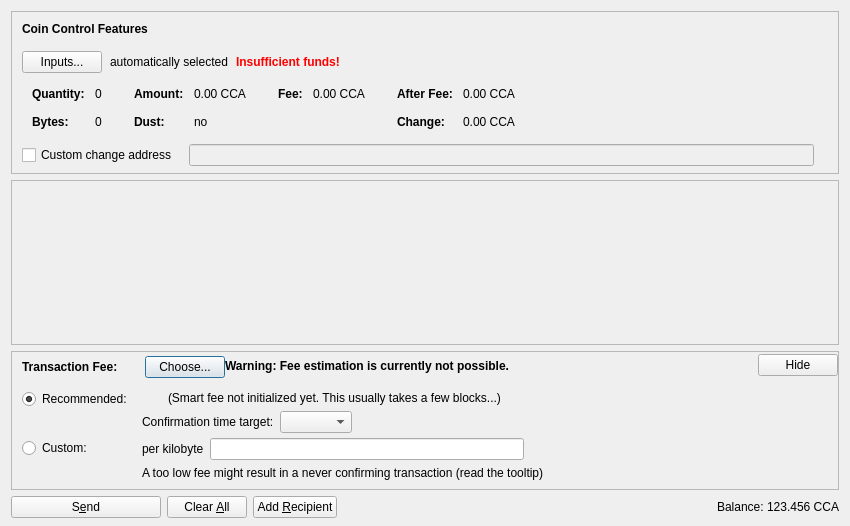
<?xml version="1.0" encoding="UTF-8"?>
<ui version="4.0">
 <class>SendCoinsDialog</class>
 <widget class="QDialog" name="SendCoinsDialog">
  <property name="geometry">
   <rect>
    <x>0</x>
    <y>0</y>
    <width>850</width>
    <height>526</height>
   </rect>
  </property>
  <property name="windowTitle">
   <string>Send Coins</string>
  </property>
  <layout class="QVBoxLayout" name="verticalLayout" stretch="0,1,0,0">
   <property name="bottomMargin">
    <number>8</number>
   </property>
   <item>
    <widget class="QFrame" name="frameCoinControl">
     <property name="sizePolicy">
      <sizepolicy hsizetype="Expanding" vsizetype="Expanding">
       <horstretch>0</horstretch>
       <verstretch>0</verstretch>
      </sizepolicy>
     </property>
     <property name="maximumSize">
      <size>
       <width>16777215</width>
       <height>16777215</height>
      </size>
     </property>
     <property name="frameShape">
      <enum>QFrame::StyledPanel</enum>
     </property>
     <property name="frameShadow">
      <enum>QFrame::Sunken</enum>
     </property>
     <layout class="QVBoxLayout" name="verticalLayoutCoinControl2">
      <property name="spacing">
       <number>0</number>
      </property>
      <property name="leftMargin">
       <number>0</number>
      </property>
      <property name="topMargin">
       <number>0</number>
      </property>
      <property name="rightMargin">
       <number>0</number>
      </property>
      <property name="bottomMargin">
       <number>6</number>
      </property>
      <item>
       <layout class="QVBoxLayout" name="verticalLayoutCoinControl" stretch="0,0,0,0,1">
        <property name="spacing">
         <number>0</number>
        </property>
        <property name="leftMargin">
         <number>10</number>
        </property>
        <property name="topMargin">
         <number>10</number>
        </property>
        <item>
         <layout class="QHBoxLayout" name="horizontalLayoutCoinControl1">
          <property name="bottomMargin">
           <number>15</number>
          </property>
          <item>
           <widget class="QLabel" name="labelCoinControlFeatures">
            <property name="sizePolicy">
             <sizepolicy hsizetype="Preferred" vsizetype="Maximum">
              <horstretch>0</horstretch>
              <verstretch>0</verstretch>
             </sizepolicy>
            </property>
            <property name="font">
             <font>
              <weight>75</weight>
              <bold>true</bold>
             </font>
            </property>
            <property name="styleSheet">
             <string notr="true">font-weight:bold;</string>
            </property>
            <property name="text">
             <string>Coin Control Features</string>
            </property>
           </widget>
          </item>
         </layout>
        </item>
        <item>
         <layout class="QHBoxLayout" name="horizontalLayoutCoinControl2" stretch="0,0,0,0">
          <property name="spacing">
           <number>8</number>
          </property>
          <property name="bottomMargin">
           <number>10</number>
          </property>
          <item>
           <widget class="QPushButton" name="pushButtonCoinControl">
            <property name="styleSheet">
             <string notr="true"/>
            </property>
            <property name="text">
             <string>Inputs...</string>
            </property>
            <property name="autoDefault">
             <bool>false</bool>
            </property>
           </widget>
          </item>
          <item>
           <widget class="QLabel" name="labelCoinControlAutomaticallySelected">
            <property name="text">
             <string>automatically selected</string>
            </property>
            <property name="margin">
             <number>5</number>
            </property>
           </widget>
          </item>
          <item>
           <widget class="QLabel" name="labelCoinControlInsuffFunds">
            <property name="font">
             <font>
              <weight>75</weight>
              <bold>true</bold>
             </font>
            </property>
            <property name="styleSheet">
             <string notr="true">color:red;font-weight:bold;</string>
            </property>
            <property name="text">
             <string>Insufficient funds!</string>
            </property>
            <property name="margin">
             <number>5</number>
            </property>
           </widget>
          </item>
          <item>
           <spacer name="horizontalSpacerCoinControl">
            <property name="orientation">
             <enum>Qt::Horizontal</enum>
            </property>
            <property name="sizeHint" stdset="0">
             <size>
              <width>40</width>
              <height>1</height>
             </size>
            </property>
           </spacer>
          </item>
         </layout>
        </item>
        <item>
         <widget class="QWidget" name="widgetCoinControl" native="true">
          <property name="sizePolicy">
           <sizepolicy hsizetype="Preferred" vsizetype="Preferred">
            <horstretch>0</horstretch>
            <verstretch>0</verstretch>
           </sizepolicy>
          </property>
          <property name="minimumSize">
           <size>
            <width>0</width>
            <height>0</height>
           </size>
          </property>
          <property name="styleSheet">
           <string notr="true"/>
          </property>
          <layout class="QHBoxLayout" name="horizontalLayoutCoinControl5">
           <property name="leftMargin">
            <number>0</number>
           </property>
           <property name="topMargin">
            <number>0</number>
           </property>
           <property name="rightMargin">
            <number>0</number>
           </property>
           <property name="bottomMargin">
            <number>0</number>
           </property>
           <item>
            <layout class="QHBoxLayout" name="horizontalLayoutCoinControl3" stretch="0,0,0,1">
             <property name="spacing">
              <number>20</number>
             </property>
             <property name="topMargin">
              <number>0</number>
             </property>
             <property name="bottomMargin">
              <number>10</number>
             </property>
             <item>
              <layout class="QFormLayout" name="formLayoutCoinControl1">
               <property name="horizontalSpacing">
                <number>10</number>
               </property>
               <property name="verticalSpacing">
                <number>14</number>
               </property>
               <property name="leftMargin">
                <number>10</number>
               </property>
               <property name="topMargin">
                <number>4</number>
               </property>
               <property name="rightMargin">
                <number>6</number>
               </property>
               <item row="0" column="0">
                <widget class="QLabel" name="labelCoinControlQuantityText">
                 <property name="font">
                  <font>
                   <weight>75</weight>
                   <bold>true</bold>
                  </font>
                 </property>
                 <property name="text">
                  <string>Quantity:</string>
                 </property>
                 <property name="margin">
                  <number>0</number>
                 </property>
                </widget>
               </item>
               <item row="0" column="1">
                <widget class="QLabel" name="labelCoinControlQuantity">
                 <property name="cursor">
                  <cursorShape>IBeamCursor</cursorShape>
                 </property>
                 <property name="contextMenuPolicy">
                  <enum>Qt::ActionsContextMenu</enum>
                 </property>
                 <property name="text">
                  <string notr="true">0</string>
                 </property>
                 <property name="margin">
                  <number>0</number>
                 </property>
                 <property name="textInteractionFlags">
                  <set>Qt::LinksAccessibleByMouse|Qt::TextSelectableByKeyboard|Qt::TextSelectableByMouse</set>
                 </property>
                </widget>
               </item>
               <item row="1" column="0">
                <widget class="QLabel" name="labelCoinControlBytesText">
                 <property name="font">
                  <font>
                   <weight>75</weight>
                   <bold>true</bold>
                  </font>
                 </property>
                 <property name="text">
                  <string>Bytes:</string>
                 </property>
                </widget>
               </item>
               <item row="1" column="1">
                <widget class="QLabel" name="labelCoinControlBytes">
                 <property name="cursor">
                  <cursorShape>IBeamCursor</cursorShape>
                 </property>
                 <property name="contextMenuPolicy">
                  <enum>Qt::ActionsContextMenu</enum>
                 </property>
                 <property name="text">
                  <string notr="true">0</string>
                 </property>
                 <property name="textInteractionFlags">
                  <set>Qt::LinksAccessibleByMouse|Qt::TextSelectableByKeyboard|Qt::TextSelectableByMouse</set>
                 </property>
                </widget>
               </item>
              </layout>
             </item>
             <item>
              <layout class="QFormLayout" name="formLayoutCoinControl2">
               <property name="horizontalSpacing">
                <number>10</number>
               </property>
               <property name="verticalSpacing">
                <number>14</number>
               </property>
               <property name="leftMargin">
                <number>6</number>
               </property>
               <property name="topMargin">
                <number>4</number>
               </property>
               <property name="rightMargin">
                <number>6</number>
               </property>
               <item row="0" column="0">
                <widget class="QLabel" name="labelCoinControlAmountText">
                 <property name="font">
                  <font>
                   <weight>75</weight>
                   <bold>true</bold>
                  </font>
                 </property>
                 <property name="text">
                  <string>Amount:</string>
                 </property>
                 <property name="margin">
                  <number>0</number>
                 </property>
                </widget>
               </item>
               <item row="0" column="1">
                <widget class="QLabel" name="labelCoinControlAmount">
                 <property name="cursor">
                  <cursorShape>IBeamCursor</cursorShape>
                 </property>
                 <property name="contextMenuPolicy">
                  <enum>Qt::ActionsContextMenu</enum>
                 </property>
                 <property name="text">
                  <string notr="true">0.00 CCA</string>
                 </property>
                 <property name="textInteractionFlags">
                  <set>Qt::LinksAccessibleByMouse|Qt::TextSelectableByKeyboard|Qt::TextSelectableByMouse</set>
                 </property>
                </widget>
               </item>
               <item row="1" column="0">
                <widget class="QLabel" name="labelCoinControlLowOutputText">
                 <property name="font">
                  <font>
                   <weight>75</weight>
                   <bold>true</bold>
                  </font>
                 </property>
                 <property name="text">
                  <string>Dust:</string>
                 </property>
                </widget>
               </item>
               <item row="1" column="1">
                <widget class="QLabel" name="labelCoinControlLowOutput">
                 <property name="cursor">
                  <cursorShape>IBeamCursor</cursorShape>
                 </property>
                 <property name="contextMenuPolicy">
                  <enum>Qt::ActionsContextMenu</enum>
                 </property>
                 <property name="text">
                  <string notr="true">no</string>
                 </property>
                 <property name="textInteractionFlags">
                  <set>Qt::LinksAccessibleByMouse|Qt::TextSelectableByKeyboard|Qt::TextSelectableByMouse</set>
                 </property>
                </widget>
               </item>
              </layout>
             </item>
             <item>
              <layout class="QFormLayout" name="formLayoutCoinControl3">
               <property name="horizontalSpacing">
                <number>10</number>
               </property>
               <property name="verticalSpacing">
                <number>14</number>
               </property>
               <property name="leftMargin">
                <number>6</number>
               </property>
               <property name="topMargin">
                <number>4</number>
               </property>
               <property name="rightMargin">
                <number>6</number>
               </property>
               <item row="0" column="0">
                <widget class="QLabel" name="labelCoinControlFeeText">
                 <property name="font">
                  <font>
                   <weight>75</weight>
                   <bold>true</bold>
                  </font>
                 </property>
                 <property name="text">
                  <string>Fee:</string>
                 </property>
                 <property name="margin">
                  <number>0</number>
                 </property>
                </widget>
               </item>
               <item row="0" column="1">
                <widget class="QLabel" name="labelCoinControlFee">
                 <property name="cursor">
                  <cursorShape>IBeamCursor</cursorShape>
                 </property>
                 <property name="contextMenuPolicy">
                  <enum>Qt::ActionsContextMenu</enum>
                 </property>
                 <property name="text">
                  <string notr="true">0.00 CCA</string>
                 </property>
                 <property name="textInteractionFlags">
                  <set>Qt::LinksAccessibleByMouse|Qt::TextSelectableByKeyboard|Qt::TextSelectableByMouse</set>
                 </property>
                </widget>
               </item>
              </layout>
             </item>
             <item>
              <layout class="QFormLayout" name="formLayoutCoinControl4">
               <property name="horizontalSpacing">
                <number>10</number>
               </property>
               <property name="verticalSpacing">
                <number>14</number>
               </property>
               <property name="leftMargin">
                <number>6</number>
               </property>
               <property name="topMargin">
                <number>4</number>
               </property>
               <property name="rightMargin">
                <number>6</number>
               </property>
               <item row="0" column="0">
                <widget class="QLabel" name="labelCoinControlAfterFeeText">
                 <property name="font">
                  <font>
                   <weight>75</weight>
                   <bold>true</bold>
                  </font>
                 </property>
                 <property name="text">
                  <string>After Fee:</string>
                 </property>
                 <property name="margin">
                  <number>0</number>
                 </property>
                </widget>
               </item>
               <item row="0" column="1">
                <widget class="QLabel" name="labelCoinControlAfterFee">
                 <property name="cursor">
                  <cursorShape>IBeamCursor</cursorShape>
                 </property>
                 <property name="contextMenuPolicy">
                  <enum>Qt::ActionsContextMenu</enum>
                 </property>
                 <property name="text">
                  <string notr="true">0.00 CCA</string>
                 </property>
                 <property name="textInteractionFlags">
                  <set>Qt::LinksAccessibleByMouse|Qt::TextSelectableByKeyboard|Qt::TextSelectableByMouse</set>
                 </property>
                </widget>
               </item>
               <item row="1" column="0">
                <widget class="QLabel" name="labelCoinControlChangeText">
                 <property name="font">
                  <font>
                   <weight>75</weight>
                   <bold>true</bold>
                  </font>
                 </property>
                 <property name="text">
                  <string>Change:</string>
                 </property>
                </widget>
               </item>
               <item row="1" column="1">
                <widget class="QLabel" name="labelCoinControlChange">
                 <property name="cursor">
                  <cursorShape>IBeamCursor</cursorShape>
                 </property>
                 <property name="contextMenuPolicy">
                  <enum>Qt::ActionsContextMenu</enum>
                 </property>
                 <property name="text">
                  <string notr="true">0.00 CCA</string>
                 </property>
                 <property name="textInteractionFlags">
                  <set>Qt::LinksAccessibleByMouse|Qt::TextSelectableByKeyboard|Qt::TextSelectableByMouse</set>
                 </property>
                </widget>
               </item>
              </layout>
             </item>
            </layout>
           </item>
          </layout>
         </widget>
        </item>
        <item>
         <layout class="QHBoxLayout" name="horizontalLayoutCoinControl4" stretch="0,0,0">
          <property name="spacing">
           <number>12</number>
          </property>
          <property name="sizeConstraint">
           <enum>QLayout::SetDefaultConstraint</enum>
          </property>
          <property name="topMargin">
           <number>5</number>
          </property>
          <property name="rightMargin">
           <number>5</number>
          </property>
          <item>
           <widget class="QCheckBox" name="checkBoxCoinControlChange">
            <property name="toolTip">
             <string>If this is activated, but the change address is empty or invalid, change will be sent to a newly generated address.</string>
            </property>
            <property name="text">
             <string>Custom change address</string>
            </property>
           </widget>
          </item>
          <item>
           <widget class="QValidatedLineEdit" name="lineEditCoinControlChange">
            <property name="enabled">
             <bool>false</bool>
            </property>
            <property name="sizePolicy">
             <sizepolicy hsizetype="Expanding" vsizetype="Fixed">
              <horstretch>0</horstretch>
              <verstretch>0</verstretch>
             </sizepolicy>
            </property>
           </widget>
          </item>
          <item>
           <widget class="QLabel" name="labelCoinControlChangeLabel">
            <property name="sizePolicy">
             <sizepolicy hsizetype="Preferred" vsizetype="Expanding">
              <horstretch>0</horstretch>
              <verstretch>0</verstretch>
             </sizepolicy>
            </property>
            <property name="minimumSize">
             <size>
              <width>0</width>
              <height>0</height>
             </size>
            </property>
            <property name="text">
             <string/>
            </property>
            <property name="margin">
             <number>3</number>
            </property>
           </widget>
          </item>
         </layout>
        </item>
        <item>
         <spacer name="verticalSpacerCoinControl">
          <property name="orientation">
           <enum>Qt::Vertical</enum>
          </property>
          <property name="sizeHint" stdset="0">
           <size>
            <width>800</width>
            <height>1</height>
           </size>
          </property>
         </spacer>
        </item>
       </layout>
      </item>
     </layout>
    </widget>
   </item>
   <item>
    <widget class="QScrollArea" name="scrollArea">
     <property name="widgetResizable">
      <bool>true</bool>
     </property>
     <widget class="QWidget" name="scrollAreaWidgetContents">
      <property name="geometry">
       <rect>
        <x>0</x>
        <y>0</y>
        <width>830</width>
        <height>104</height>
       </rect>
      </property>
      <layout class="QVBoxLayout" name="verticalLayout_2" stretch="0,1">
       <property name="leftMargin">
        <number>0</number>
       </property>
       <property name="topMargin">
        <number>0</number>
       </property>
       <property name="rightMargin">
        <number>0</number>
       </property>
       <property name="bottomMargin">
        <number>0</number>
       </property>
       <item>
        <layout class="QVBoxLayout" name="entries">
         <property name="spacing">
          <number>6</number>
         </property>
        </layout>
       </item>
       <item>
        <spacer name="verticalSpacer">
         <property name="orientation">
          <enum>Qt::Vertical</enum>
         </property>
         <property name="sizeHint" stdset="0">
          <size>
           <width>20</width>
           <height>40</height>
          </size>
         </property>
        </spacer>
       </item>
      </layout>
     </widget>
    </widget>
   </item>
   <item>
    <widget class="QFrame" name="frameFee">
     <property name="sizePolicy">
      <sizepolicy hsizetype="Expanding" vsizetype="Expanding">
       <horstretch>0</horstretch>
       <verstretch>0</verstretch>
      </sizepolicy>
     </property>
     <property name="maximumSize">
      <size>
       <width>16777215</width>
       <height>16777215</height>
      </size>
     </property>
     <property name="frameShape">
      <enum>QFrame::StyledPanel</enum>
     </property>
     <property name="frameShadow">
      <enum>QFrame::Sunken</enum>
     </property>
     <layout class="QVBoxLayout" name="verticalLayoutFee1">
      <property name="spacing">
       <number>0</number>
      </property>
      <property name="leftMargin">
       <number>0</number>
      </property>
      <property name="topMargin">
       <number>0</number>
      </property>
      <property name="rightMargin">
       <number>0</number>
      </property>
      <property name="bottomMargin">
       <number>0</number>
      </property>
      <item>
       <layout class="QVBoxLayout" name="verticalLayoutFee2" stretch="0,0,0">
        <property name="spacing">
         <number>0</number>
        </property>
        <property name="leftMargin">
         <number>10</number>
        </property>
        <property name="topMargin">
         <number>0</number>
        </property>
        <item>
         <layout class="QHBoxLayout" name="horizontalLayoutFee1">
          <property name="bottomMargin">
           <number>0</number>
          </property>
          <item>
           <layout class="QVBoxLayout" name="verticalLayoutFee7">
            <property name="spacing">
             <number>0</number>
            </property>
            <item>
             <spacer name="verticalSpacerSmartFee">
              <property name="orientation">
               <enum>Qt::Vertical</enum>
              </property>
              <property name="sizeType">
               <enum>QSizePolicy::Fixed</enum>
              </property>
              <property name="sizeHint" stdset="0">
               <size>
                <width>1</width>
                <height>4</height>
               </size>
              </property>
             </spacer>
            </item>
            <item>
             <layout class="QHBoxLayout" name="horizontalLayoutSmartFee">
              <property name="spacing">
               <number>10</number>
              </property>
              <item>
               <widget class="QLabel" name="labelFeeHeadline">
                <property name="sizePolicy">
                 <sizepolicy hsizetype="Preferred" vsizetype="Maximum">
                  <horstretch>0</horstretch>
                  <verstretch>0</verstretch>
                 </sizepolicy>
                </property>
                <property name="font">
                 <font>
                  <weight>75</weight>
                  <bold>true</bold>
                 </font>
                </property>
                <property name="styleSheet">
                 <string notr="true">font-weight:bold;</string>
                </property>
                <property name="text">
                 <string>Transaction Fee:</string>
                </property>
               </widget>
              </item>
              <item>
               <widget class="QLabel" name="labelFeeMinimized">
                <property name="text">
                 <string/>
                </property>
               </widget>
              </item>
              <item>
               <widget class="QPushButton" name="buttonChooseFee">
                <property name="text">
                 <string>Choose...</string>
                </property>
               </widget>
              </item>
             </layout>
            </item>
            <item>
             <spacer name="verticalSpacer_5">
              <property name="orientation">
               <enum>Qt::Vertical</enum>
              </property>
              <property name="sizeHint" stdset="0">
               <size>
                <width>1</width>
                <height>1</height>
               </size>
              </property>
             </spacer>
            </item>
           </layout>
          </item>
          <item>
           <widget class="QLabel" name="fallbackFeeWarningLabel">
            <property name="toolTip">
             <string>Using the fallbackfee can result in sending a transaction that will take several hours or days (or never) to confirm. Consider choosing your fee manually or wait until you have validated the complete chain.</string>
            </property>
            <property name="font">
            <font>
                <weight>75</weight>
                <bold>true</bold>
            </font>
            </property>
            <property name="text">
             <string>Warning: Fee estimation is currently not possible.</string>
            </property>
            <property name="wordWrap">
             <bool>false</bool>
            </property>
           </widget>
          </item>
          <item>
           <spacer name="horizontalSpacer_4">
            <property name="orientation">
             <enum>Qt::Horizontal</enum>
            </property>
            <property name="sizeType">
             <enum>QSizePolicy::MinimumExpanding</enum>
            </property>
            <property name="sizeHint" stdset="0">
             <size>
              <width>40</width>
              <height>20</height>
             </size>
            </property>
           </spacer>
          </item>
          <item>
           <widget class="QPushButton" name="buttonMinimizeFee">
            <property name="toolTip">
             <string>collapse fee-settings</string>
            </property>
            <property name="text">
             <string>Hide</string>
            </property>
           </widget>
          </item>
         </layout>
        </item>
        <item>
         <widget class="QFrame" name="frameFeeSelection">
          <layout class="QVBoxLayout" name="verticalLayoutFee12">
           <property name="spacing">
            <number>0</number>
           </property>
           <property name="leftMargin">
            <number>0</number>
           </property>
           <property name="topMargin">
            <number>0</number>
           </property>
           <property name="rightMargin">
            <number>0</number>
           </property>
           <property name="bottomMargin">
            <number>0</number>
           </property>
           <item>
            <layout class="QGridLayout" name="gridLayoutFee">
             <property name="topMargin">
              <number>10</number>
             </property>
             <property name="bottomMargin">
              <number>4</number>
             </property>
             <property name="horizontalSpacing">
              <number>10</number>
             </property>
             <property name="verticalSpacing">
              <number>4</number>
             </property>
             <item row="1" column="1">
              <layout class="QVBoxLayout" name="verticalLayoutFee8">
               <property name="spacing">
                <number>6</number>
               </property>
               <item>
                <layout class="QHBoxLayout" name="horizontalLayoutFee13">
                 <item>
                  <widget class="QLabel" name="labelCustomPerKilobyte">
                   <property name="toolTip">
                    <string>Specify a custom fee per kB (1,000 bytes) of the transaction's virtual size.

Note:  Since the fee is calculated on a per-byte basis, a fee of "100 satoshis per kB" for a transaction size of 500 bytes (half of 1 kB) would ultimately yield a fee of only 50 satoshis.</string>
                   </property>
                   <property name="text">
                    <string>per kilobyte</string>
                   </property>
                  </widget>
                 </item>
                 <item>
                  <widget class="BitcoinAmountField" name="customFee"/>
                 </item>
                 <item>
                  <spacer name="horizontalSpacer_6">
                   <property name="orientation">
                    <enum>Qt::Horizontal</enum>
                   </property>
                   <property name="sizeHint" stdset="0">
                    <size>
                     <width>1</width>
                     <height>1</height>
                    </size>
                   </property>
                  </spacer>
                 </item>
                </layout>
               </item>
               <item>
                <layout class="QHBoxLayout" name="horizontalLayoutFee8">
                 <item>
                  <widget class="QLabel" name="labelCustomFeeWarning">
                   <property name="enabled">
                    <bool>true</bool>
                   </property>
                   <property name="toolTip">
                    <string>When there is less transaction volume than space in the blocks, miners as well as relaying nodes may enforce a minimum fee. Paying only this minimum fee is just fine, but be aware that this can result in a never confirming transaction once there is more demand for counoscoin transactions than the network can process.</string>
                   </property>
                   <property name="text">
                    <string>A too low fee might result in a never confirming transaction (read the tooltip)</string>
                   </property>
                  </widget>
                 </item>
                 <item>
                  <spacer name="horizontalSpacer_2">
                   <property name="orientation">
                    <enum>Qt::Horizontal</enum>
                   </property>
                   <property name="sizeHint" stdset="0">
                    <size>
                     <width>1</width>
                     <height>1</height>
                    </size>
                   </property>
                  </spacer>
                 </item>
                </layout>
               </item>
              </layout>
             </item>
             <item row="0" column="0">
              <layout class="QVBoxLayout" name="verticalLayoutFee4" stretch="0,1">
               <item>
                <widget class="QRadioButton" name="radioSmartFee">
                 <property name="text">
                  <string>Recommended:</string>
                 </property>
                 <property name="checked">
                  <bool>true</bool>
                 </property>
                 <attribute name="buttonGroup">
                  <string notr="true">groupFee</string>
                 </attribute>
                </widget>
               </item>
               <item>
                <spacer name="verticalSpacer_2">
                 <property name="orientation">
                  <enum>Qt::Vertical</enum>
                 </property>
                 <property name="sizeHint" stdset="0">
                  <size>
                   <width>1</width>
                   <height>1</height>
                  </size>
                 </property>
                </spacer>
               </item>
              </layout>
             </item>
             <item row="1" column="0">
              <layout class="QVBoxLayout" name="verticalLayoutFee9" stretch="0,1">
               <item>
                <widget class="QRadioButton" name="radioCustomFee">
                 <property name="text">
                  <string>Custom:</string>
                 </property>
                 <attribute name="buttonGroup">
                  <string notr="true">groupFee</string>
                 </attribute>
                </widget>
               </item>
               <item>
                <spacer name="verticalSpacer_6">
                 <property name="orientation">
                  <enum>Qt::Vertical</enum>
                 </property>
                 <property name="sizeHint" stdset="0">
                  <size>
                   <width>1</width>
                   <height>1</height>
                  </size>
                 </property>
                </spacer>
               </item>
              </layout>
             </item>
             <item row="0" column="1">
              <layout class="QVBoxLayout" name="verticalLayoutFee3" stretch="0,0,1">
               <property name="spacing">
                <number>6</number>
               </property>
               <property name="topMargin">
                <number>2</number>
               </property>
               <item>
                <layout class="QHBoxLayout" name="horizontalLayoutFee12">
                 <item>
                  <widget class="QLabel" name="labelSmartFee">
                   <property name="text">
                    <string/>
                   </property>
                  </widget>
                 </item>
                 <item>
                  <widget class="QLabel" name="labelFeeEstimation">
                   <property name="text">
                    <string/>
                   </property>
                  </widget>
                 </item>
                 <item>
                  <widget class="QLabel" name="labelSmartFee2">
                   <property name="text">
                    <string>(Smart fee not initialized yet. This usually takes a few blocks...)</string>
                   </property>
                  </widget>
                 </item>
                 <item>
                  <spacer name="horizontalSpacer_5">
                   <property name="orientation">
                    <enum>Qt::Horizontal</enum>
                   </property>
                   <property name="sizeHint" stdset="0">
                    <size>
                     <width>1</width>
                     <height>1</height>
                    </size>
                   </property>
                  </spacer>
                 </item>
                </layout>
               </item>
               <item>
                <layout class="QHBoxLayout" name="horizontalLayoutFee9">
                 <item>
                  <layout class="QVBoxLayout" name="verticalLayoutFee6">
                   <item>
                    <widget class="QLabel" name="labelSmartFee3">
                     <property name="text">
                      <string>Confirmation time target:</string>
                     </property>
                    </widget>
                   </item>
                  </layout>
                 </item>
                 <item>
                  <layout class="QVBoxLayout" name="verticalLayoutFee5">
                   <property name="rightMargin">
                    <number>30</number>
                   </property>
                   <item>
                    <layout class="QHBoxLayout" name="horizontalLayoutConfTarget">
                     <property name="bottomMargin">
                      <number>0</number>
                     </property>
                     <item>
                      <widget class="QComboBox" name="confTargetSelector"/>
                     </item>
                     <item>
                      <spacer name="horizontalSpacerConfTarget">
                       <property name="orientation">
                        <enum>Qt::Horizontal</enum>
                       </property>
                       <property name="sizeHint" stdset="0">
                        <size>
                         <width>40</width>
                         <height>20</height>
                        </size>
                       </property>
                      </spacer>
                     </item>
                    </layout>
                   </item>
                  </layout>
                 </item>
                </layout>
               </item>
               <item>
                <spacer name="verticalSpacer_4">
                 <property name="orientation">
                  <enum>Qt::Vertical</enum>
                 </property>
                 <property name="sizeHint" stdset="0">
                  <size>
                   <width>1</width>
                   <height>1</height>
                  </size>
                 </property>
                </spacer>
               </item>
              </layout>
             </item>
            </layout>
           </item>
          </layout>
         </widget>
        </item>
        <item>
         <spacer name="verticalSpacerFee">
          <property name="orientation">
           <enum>Qt::Vertical</enum>
          </property>
          <property name="sizeHint" stdset="0">
           <size>
            <width>40</width>
            <height>5</height>
           </size>
          </property>
         </spacer>
        </item>
       </layout>
      </item>
     </layout>
    </widget>
   </item>
   <item>
    <layout class="QHBoxLayout" name="horizontalLayout">
     <item>
      <widget class="QPushButton" name="sendButton">
       <property name="minimumSize">
        <size>
         <width>150</width>
         <height>0</height>
        </size>
       </property>
       <property name="toolTip">
        <string>Confirm the send action</string>
       </property>
       <property name="text">
        <string>S&amp;end</string>
       </property>
       <property name="icon">
        <iconset resource="../bitcoin.qrc">
         <normaloff>:/icons/send</normaloff>:/icons/send</iconset>
       </property>
       <property name="autoDefault">
        <bool>false</bool>
       </property>
       <property name="default">
        <bool>false</bool>
       </property>
      </widget>
     </item>
     <item>
      <widget class="QPushButton" name="clearButton">
       <property name="sizePolicy">
        <sizepolicy hsizetype="Minimum" vsizetype="Fixed">
         <horstretch>0</horstretch>
         <verstretch>0</verstretch>
        </sizepolicy>
       </property>
       <property name="toolTip">
        <string>Clear all fields of the form.</string>
       </property>
       <property name="text">
        <string>Clear &amp;All</string>
       </property>
       <property name="icon">
        <iconset resource="../bitcoin.qrc">
         <normaloff>:/icons/remove</normaloff>:/icons/remove</iconset>
       </property>
       <property name="autoDefault">
        <bool>false</bool>
       </property>
      </widget>
     </item>
     <item>
      <widget class="QPushButton" name="addButton">
       <property name="toolTip">
        <string>Send to multiple recipients at once</string>
       </property>
       <property name="text">
        <string>Add &amp;Recipient</string>
       </property>
       <property name="icon">
        <iconset resource="../bitcoin.qrc">
         <normaloff>:/icons/add</normaloff>:/icons/add</iconset>
       </property>
       <property name="autoDefault">
        <bool>false</bool>
       </property>
      </widget>
     </item>
     <item>
      <spacer name="horizontalSpacer">
       <property name="orientation">
        <enum>Qt::Horizontal</enum>
       </property>
       <property name="sizeHint" stdset="0">
        <size>
         <width>40</width>
         <height>20</height>
        </size>
       </property>
      </spacer>
     </item>
     <item>
      <layout class="QHBoxLayout" name="horizontalLayout_2">
       <property name="spacing">
        <number>3</number>
       </property>
       <item>
        <widget class="QLabel" name="label">
         <property name="sizePolicy">
          <sizepolicy hsizetype="Preferred" vsizetype="Fixed">
           <horstretch>0</horstretch>
           <verstretch>0</verstretch>
          </sizepolicy>
         </property>
         <property name="text">
          <string>Balance:</string>
         </property>
        </widget>
       </item>
       <item>
        <widget class="QLabel" name="labelBalance">
         <property name="sizePolicy">
          <sizepolicy hsizetype="Preferred" vsizetype="Fixed">
           <horstretch>0</horstretch>
           <verstretch>0</verstretch>
          </sizepolicy>
         </property>
         <property name="cursor">
          <cursorShape>IBeamCursor</cursorShape>
         </property>
         <property name="text">
          <string notr="true">123.456 CCA</string>
         </property>
         <property name="textInteractionFlags">
          <set>Qt::LinksAccessibleByMouse|Qt::TextSelectableByKeyboard|Qt::TextSelectableByMouse</set>
         </property>
        </widget>
       </item>
      </layout>
     </item>
    </layout>
   </item>
  </layout>
 </widget>
 <customwidgets>
  <customwidget>
   <class>QValidatedLineEdit</class>
   <extends>QLineEdit</extends>
   <header>qt/qvalidatedlineedit.h</header>
  </customwidget>
  <customwidget>
   <class>BitcoinAmountField</class>
   <extends>QLineEdit</extends>
   <header>qt/bitcoinamountfield.h</header>
   <container>1</container>
  </customwidget>
 </customwidgets>
 <resources>
  <include location="../bitcoin.qrc"/>
 </resources>
 <connections/>
 <buttongroups>
  <buttongroup name="groupFee"/>
 </buttongroups>
</ui>
